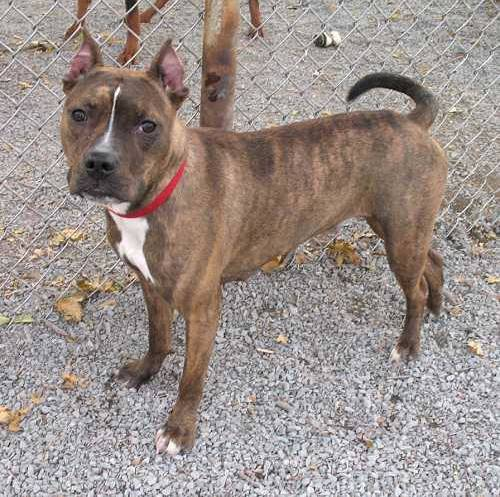
#> input picture dataset/training_set/Dog/dog.1035.jpg, 500 x 497 px
$ jupyter execute import_data.ipynb
#> lines starting #> are read from the running program, lines starting #| are printed output that depends on the picture
[cell 1]
import matplotlib.pyplot as plt
import numpy as np
import os
import cv2
import glob
import pickle

[cell 2]
DATADIR = "dataset/training_set"
CATEGORIES = ["Dog","Cat"]
training_data = []
IMG_SIZE = 64

def create_training_data():
    for category in CATEGORIES:
        path = os.path.join(DATADIR, category)
        class_num = CATEGORIES.index(category)
        for img in os.listdir(path):
            try:
                img_array = cv2.imread(os.path.join(path,img))
#> img_array is the input picture: shape (497, 500, 3); mean B, G, R 139, 143.8, 155.3
                new_array = cv2.resize(img_array, (IMG_SIZE, IMG_SIZE))
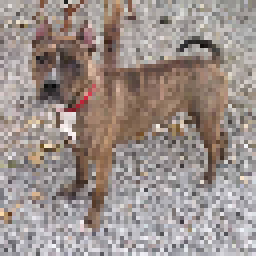
#> new_array: shape (64, 64, 3) (shown 4 times larger); mean B, G, R 139.5, 144.3, 155.8
                training_data.append([new_array, class_num])
            except Exception as e:
                pass
#> pass 2 of the loop in create_training_data, `for category in CATEGORIES:`:
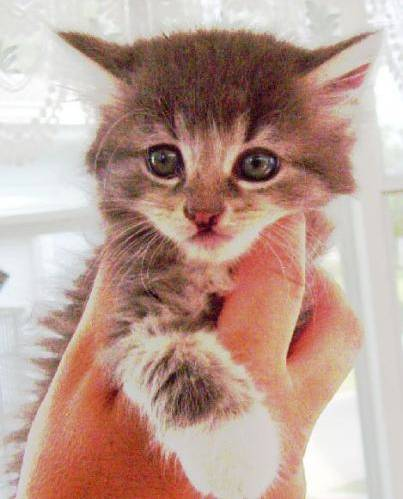
#> input picture dataset/training_set/Cat/cat.100.jpg, 403 x 499 px
#> in create_training_data, img_array is the input picture: shape (499, 403, 3); mean B, G, R 147.9, 158.8, 188
#> in create_training_data, `new_array = cv2.resize(img_array, (IMG_SIZE, IMG_SIZE))`:
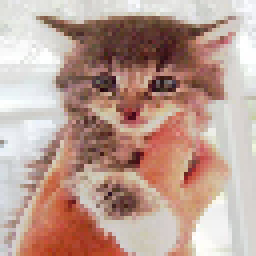
#> new_array: shape (64, 64, 3) (shown 4 times larger); mean B, G, R 147.7, 158.7, 187.9

create_training_data()

[cell 3]
DATADIR = "dataset/test_set"
CATEGORIES = ["Dog","Cat"]
test_data = []
IMG_SIZE = 64

def create_test_data():
    for category in CATEGORIES:
        path = os.path.join(DATADIR, category)
        class_num_test = CATEGORIES.index(category)
        for img in os.listdir(path):
            try:
                img_array_test = cv2.imread(os.path.join(path,img))
                new_array_test = cv2.resize(img_array_test, (IMG_SIZE, IMG_SIZE))
                test_data.append([new_array_test, class_num_test])
            except Exception as e:
                pass
#> pass 2 of the loop in create_test_data, `for category in CATEGORIES:`:

create_test_data()

[cell 4]
print(len(training_data))
#| 2

[cell 5]
print(len(test_data))
#| 2

[cell 6]
import random
random.shuffle(training_data)
random.shuffle(test_data)

[cell 7]
X_train = []
Y_train = []

X_test = []
Y_test = []

for features, label in training_data:
    X_train.append(features)
    Y_train.append(label)
#> this loop made 2 passes
#> label on passes 1 to 2: 0, 1
#> after the loop, X_train = 2 items; Y_train = [0, 1]

for features, label in test_data:
    X_test.append(features)
    Y_test.append(label)
#> after the loop, X_test = 2 items; Y_test = [0, 1]

X_train = np.array(X_train).reshape(-1, IMG_SIZE, IMG_SIZE, 3)
X_test = np.array(X_test).reshape(-1, IMG_SIZE, IMG_SIZE, 3)

[cell 8]
pickle_out = open("X_Train.pickle", "wb")
pickle.dump(X_train, pickle_out)
pickle_out.close()

pickle_out = open("Y_Train.pickle", "wb")
pickle.dump(Y_train, pickle_out)
pickle_out.close()

pickle_out = open("X_test.pickle", "wb")
pickle.dump(X_test, pickle_out)
pickle_out.close()

pickle_out = open("Y_test.pickle", "wb")
pickle.dump(Y_test, pickle_out)
pickle_out.close()

[cell 9]
# [5 lines of commented-out code are left out]

trainingdata

[cell 10]
X_train.shape
#> Out = (2, 64, 64, 3)

[cell 11]
X_test.shape
#> Out = (2, 64, 64, 3)
